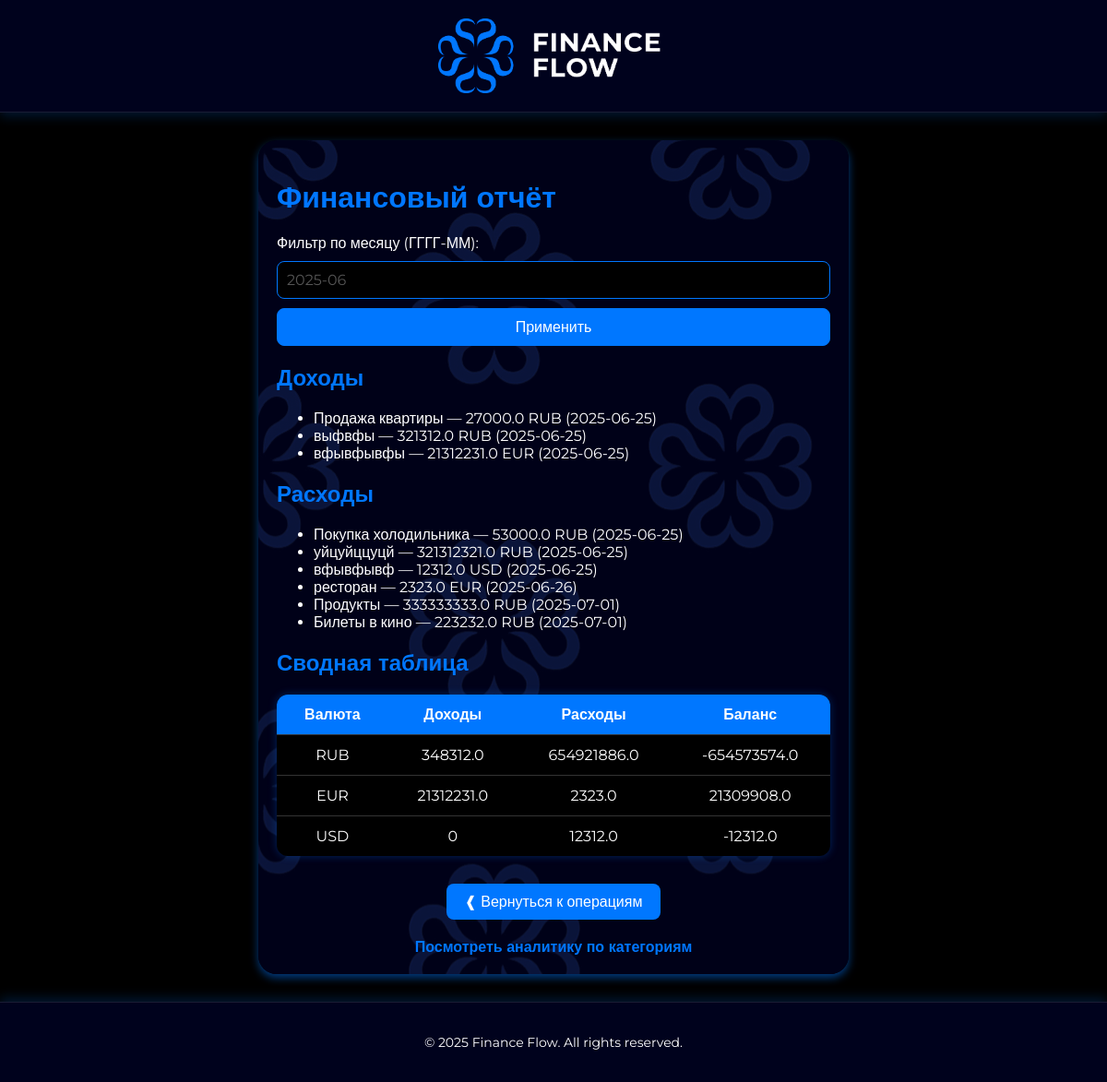
Screenshot of /data (signed in) with the database file from the repository.
### tables this page shows
CREATE TABLE incomes (
        id INTEGER PRIMARY KEY AUTOINCREMENT,
        user_id INTEGER,
        description TEXT,
        amount REAL,
        currency DEFAULT 'RUB',
        created_at TEXT,
        FOREIGN KEY(user_id) REFERENCES users(id)
    );

CREATE TABLE expenses (
        id INTEGER PRIMARY KEY AUTOINCREMENT,
        user_id INTEGER,
        description TEXT,
        amount REAL,
        currency DEFAULT 'RUB',
        created_at TEXT,
        FOREIGN KEY(user_id) REFERENCES users(id)
    );

### app/main.py (the view)
@app.get("/data")
async def show_data(request: Request, month: str = ''):
    user = auth.get_current_user(request.cookies.get("session_token"))
    incomes, expenses = crud.get_user_data(user['id'], month)
    current_month = month or datetime.now().strftime("%Y-%m")
    totals = {}
    for income in incomes:
        cur = income["currency"]
        totals.setdefault(cur, {"income": 0, "expense": 0, "balance": 0})
        totals[cur]["income"] += income["amount"]
    for expense in expenses:
        cur = expense["currency"]
        totals.setdefault(cur, {"income": 0, "expense": 0, "balance": 0})
        totals[cur]["expense"] += expense["amount"]
    for cur in totals:
        totals[cur]["balance"] = totals[cur]["income"] - totals[cur]["expense"]
    return templates.TemplateResponse("data.html", {
        "request": request,
        "user": user,
        "incomes": incomes,
        "expenses": expenses,
        "month": month,
        "totals": totals
    })

### templates/data.html (shortened to what this page needs)
<!DOCTYPE html>
<html lang="ru">
<head>
    <link rel="stylesheet" href="/static/style.css">
</head>
<body>
    <header class="site-header">
        <img src="/static/Finance_Flow.png" alt="Finance Flow" class="logo-header">
    </header>
    <div class="container">
        <h1>Финансовый отчёт {{ month }}</h1>
        <form method="get" action="/data">
            <label>Фильтр по месяцу (ГГГГ-ММ):</label>
            <input type="text" name="month" placeholder="2025-06" />
            <button type="submit">Применить</button>
        </form>
        <h2>Доходы</h2>
        <ul>
            {% for income in incomes %}
            <li>{{ income['description'] }} — {{ income['amount'] }} {{ income['currency'] }} ({{ income['created_at'][:10] }})</li>
            {% endfor %}
        </ul>
        <h2>Расходы</h2>
        <ul>
            {% for expense in expenses %}
            <li>{{ expense['description'] }} — {{ expense['amount'] }} {{ expense['currency'] }} ({{ expense['created_at'][:10] }})</li>
            {% endfor %}
        </ul>
        <h2>Сводная таблица</h2>
        <table class="summary-table">
            <thead>
                <tr>
                    <th>Валюта</th>
                    <th>Доходы</th>
                    <th>Расходы</th>
                    <th>Баланс</th>
                </tr>
            </thead>
            <tbody>
                {% for currency in totals %}
                <tr>
                    <td>{{ currency }}</td>
                    <td>{{ totals[currency]['income'] }}</td>
                    <td>{{ totals[currency]['expense'] }}</td>
                    <td>{{ totals[currency]['balance'] }}</td>
                </tr>
                {% endfor %}
            </tbody>
        </table>
        <div style="text-align: center; margin-top: 30px;">
            <a href="/" class="back-button">❰ Вернуться к операциям</a>
        </div>
        <div style="text-align: center; margin-top: 20px;">
            <a href="/analytics" class="action-button">Посмотреть аналитику по категориям</a>
        </div>
    </div>
    <footer class="site-footer">
        <p>© 2025 Finance Flow. All rights reserved.</p>
    </footer>
</body>
</html>

### static/style.css (style rules this page uses)
body { font-family: 'Montserrat', sans-serif; background-color: #000000; color: #ffffff; margin: 0; padding: 0; display: flex; flex-direction: column; }
body, input, button, select, footer, textarea { font-family: 'Montserrat', sans-serif; }
html, body { height: 100%; margin: 0; padding: 0; display: flex; flex-direction: column; font-family: 'Montserrat', sans-serif; background-color: #000; color: #fff; }
.container { max-width: 600px; margin: 30px auto; background: rgba(0, 2, 29, 0.85); background-blend-mode: overlay; padding: 20px; border-radius: 20px; box-shadow: 0 4px 10px rgba(0, 119, 255, 0.5); flex: 1; padding: 20px; background-image: url('/static/FF_texture.png'); background-repeat: repeat; background-size: auto; width: 600px; height: 400px; overflow: auto; }
h1, h2 { color: #0077FF; }
form { display: flex; flex-direction: column; gap: 10px; margin-bottom: 20px; }
input, button { padding: 10px; font-size: 16px; border: 1px solid #0077FF; border-radius: 8px; background-color: #000000; color: #ffffff; }
input::placeholder { color: #555; }
button { background-color: #0077FF; color: white; cursor: pointer; transition: background-color 0.3s ease; }
a { color: #0077FF; text-decoration: none; font-weight: bold; }
.site-header { background: #00021d; border-bottom: 1px solid rgba(255, 255, 255, 0.1); padding: 20px 40px; text-align: center; backdrop-filter: blur(10px); -webkit-backdrop-filter: blur(10px); box-shadow: 0 4px 12px rgba(0, 119, 255, 0.2); position: sticky; top: 0; z-index: 10; }
.logo-header { height: auto; width: 250px; max-width: 100%; display: block; margin: 0 auto; }
table.summary-table { width: 100%; border-collapse: collapse; margin-top: 20px; background-color: #000; border-radius: 12px; overflow: hidden; box-shadow: 0 0 10px rgba(0, 119, 255, 0.3); }
.summary-table th, .summary-table td { padding: 12px 20px; text-align: center; border-bottom: 1px solid #333; color: #ffffff; }
.summary-table th { background-color: #0077FF; color: white; }
.summary-table tr:last-child td { border-bottom: none; }
.back-button { display: inline-block; padding: 10px 20px; background-color: #0077FF; color: white; text-decoration: none; border-radius: 8px; font-weight: 500; transition: background-color 0.3s; font-family: 'Montserrat', sans-serif; }
.site-footer { background: #00021d; border-top: 1px solid rgba(255, 255, 255, 0.1); padding: 20px 40px; text-align: center; backdrop-filter: blur(10px); box-shadow: 0 -4px 12px rgba(0, 119, 255, 0.2); font-size: 14px; font-family: 'Montserrat', sans-serif; color: white; }
.container { scrollbar-width: thin; scrollbar-color: #0077FF #00021d; }

### rows the page displays
incomes: description "Продажа квартиры", amount "27000.0", currency "RUB", created_at "2025-06-25", currency "348312.0", currency "654921886.0", currency "-654573574.0"
incomes: description "выфвфы", amount "321312.0", currency "RUB", created_at "2025-06-25"
incomes: description "вфывфывфы", amount "21312231.0", currency "EUR", created_at "2025-06-25", currency "21312231.0", currency "2323.0", currency "21309908.0"
expenses: description "Покупка холодильника", amount "53000.0", currency "RUB", created_at "2025-06-25"
expenses: description "уйцуйццуцй", amount "321312321.0", currency "RUB", created_at "2025-06-25"
expenses: description "вфывфывф", amount "12312.0", currency "USD", created_at "2025-06-25", currency "0", currency "12312.0", currency "-12312.0"
expenses: description "ресторан", amount "2323.0", currency "EUR", created_at "2025-06-26"
expenses: description "Продукты", amount "333333333.0", currency "RUB", created_at "2025-07-01"
expenses: description "Билеты в кино", amount "223232.0", currency "RUB", created_at "2025-07-01"
